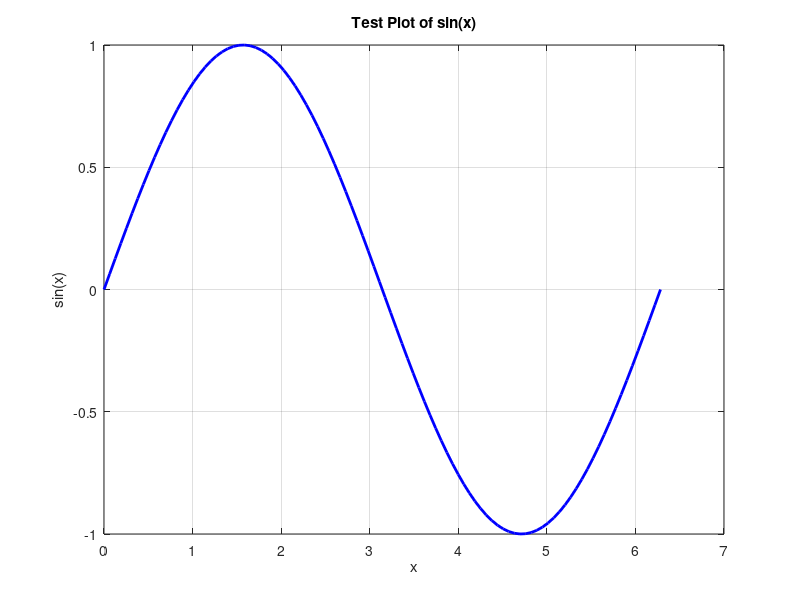

The MATLAB script that drew this image:
% plottest.m
% Simple test plot in MATLAB

x = linspace(0, 2*pi, 100);
y = sin(x);

figure;
plot(x, y, 'b-', 'LineWidth', 2);
xlabel('x');
ylabel('sin(x)');
title('Test Plot of sin(x)');
grid on;